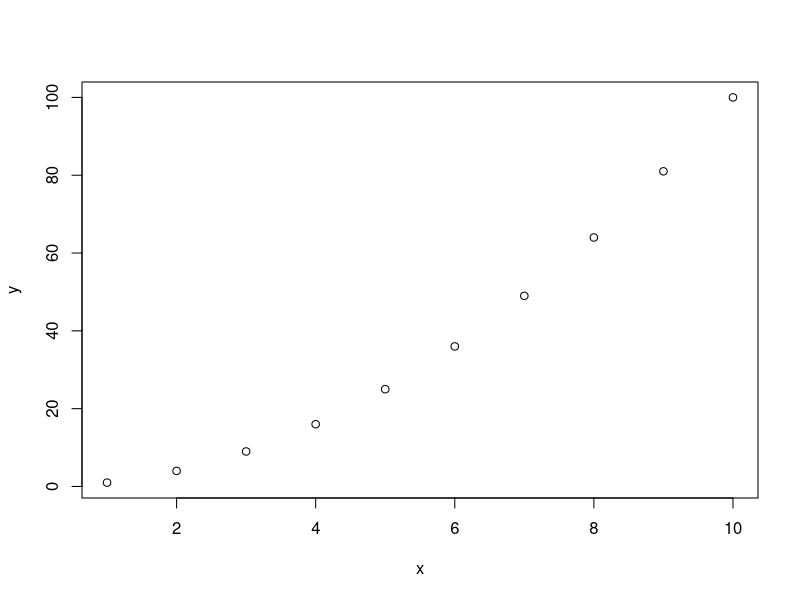
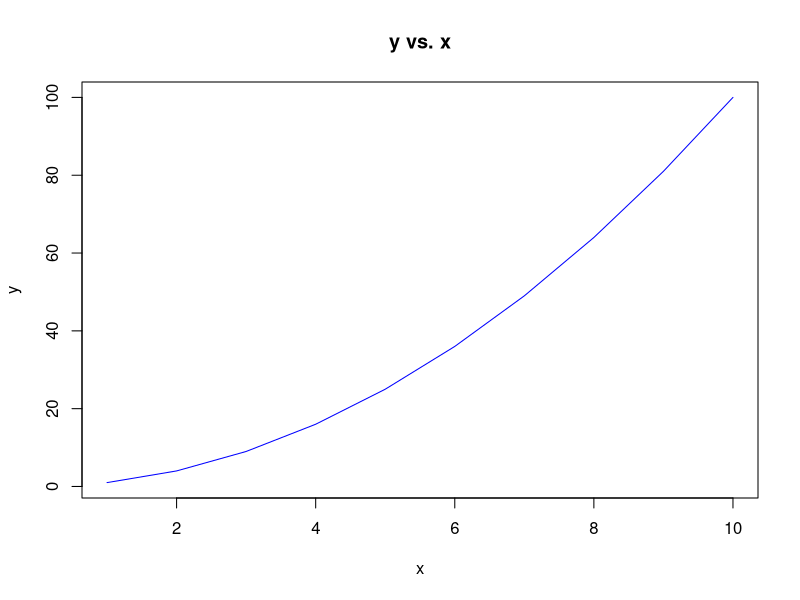

These charts were generated, in order, by the following R code: (Note: this script raises an error after producing the figures.)
# Before we start:
# ================
# * Participation is super important in this course
#   because it's the main way to get help -- and the main way
#   I'll know if you all are following what's going on!
#
# * Show your work (your code is your work). That's what you'll be evaluated on
#
# * Don't copy code. If you use another person/resource for an idea, cite it.
#
# * Label your plots and axes!
#
# * Recommended style guide: <http://adv-r.had.co.nz/Style.html>.


# Setup
# =====
# Download and install:
#
# * R <www.r-project.org>
#
# * RStudio <www.rstudio.com> 


#Making your first plot

# store x as 1 through 10
x  =  1:10

# store y as x squared
y  =  x^2

# very simple plot of y against x 
plot(y ~ x)

# more sophisticated plot with blue line and points
plot(y ~ x, type = "l", col = "blue", main = "y vs. x")

#check out the arguments
?plot


#what happens when I try to do something weird?
z  =  -3
sqrt(z)

#sneak peek: data.frames
df = data.frame(x, y)
df

### Installing Packages
#ex: running a function that is not in any package currently downloaded in your R session

#say I wanted to start a "ggplot":
ggplot(df)

#First, let's install the package fdapace
install.packages("ggplot2")
?ggplot

#note - the above could not find the function ergm

??ggplot2

#the above shows that the ergm function is available in the
# ergm package (which means that I've installed it before)

#so, I just need to load that package to my current R session
# for this, I can use library() or require()
library(ggplot2)

#don't worry about the syntax of ggplot2 yet (future lesson). 
#it's just an example to show you how to download new packages
ggplot(data = df, aes(x = x, y = y)) + 
  geom_line() + 
  geom_point() + 
  ggtitle("y vs. x")
  


#Examples of clearing environment

#clear just x
rm(x)

#ls: looks at everything
ls()

#clear everything
rm(list = ls())

#now what will ls() return?
ls()

#clear the console
cat("\014")
